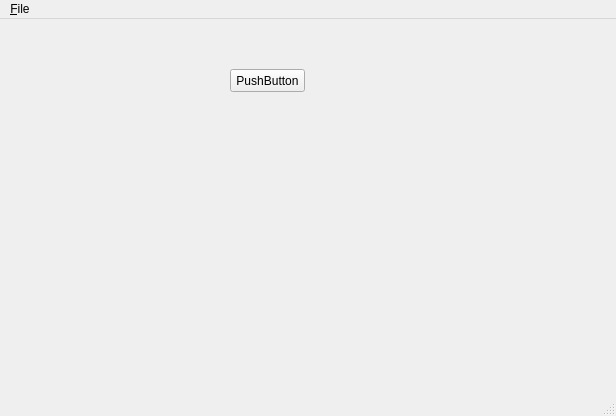
<?xml version="1.0" encoding="UTF-8"?>
<ui version="4.0">
 <class>MainWindow</class>
 <widget class="QMainWindow" name="MainWindow">
  <property name="geometry">
   <rect>
    <x>0</x>
    <y>0</y>
    <width>616</width>
    <height>416</height>
   </rect>
  </property>
  <property name="windowTitle">
   <string>MainWindow</string>
  </property>
  <widget class="QWidget" name="centralwidget">
   <widget class="QPushButton" name="pushButton">
    <property name="geometry">
     <rect>
      <x>230</x>
      <y>50</y>
      <width>75</width>
      <height>23</height>
     </rect>
    </property>
    <property name="text">
     <string>PushButton</string>
    </property>
   </widget>
  </widget>
  <widget class="QMenuBar" name="menubar">
   <property name="geometry">
    <rect>
     <x>0</x>
     <y>0</y>
     <width>616</width>
     <height>22</height>
    </rect>
   </property>
   <widget class="QMenu" name="menu_File">
    <property name="title">
     <string>&amp;File</string>
    </property>
    <addaction name="action_Config"/>
    <addaction name="separator"/>
    <addaction name="action_Quit"/>
   </widget>
   <addaction name="menu_File"/>
  </widget>
  <widget class="QStatusBar" name="statusbar"/>
  <action name="action_Config">
   <property name="text">
    <string>&amp;Config...</string>
   </property>
  </action>
  <action name="action_Quit">
   <property name="text">
    <string>&amp;Quit</string>
   </property>
  </action>
 </widget>
 <resources/>
 <connections/>
</ui>
